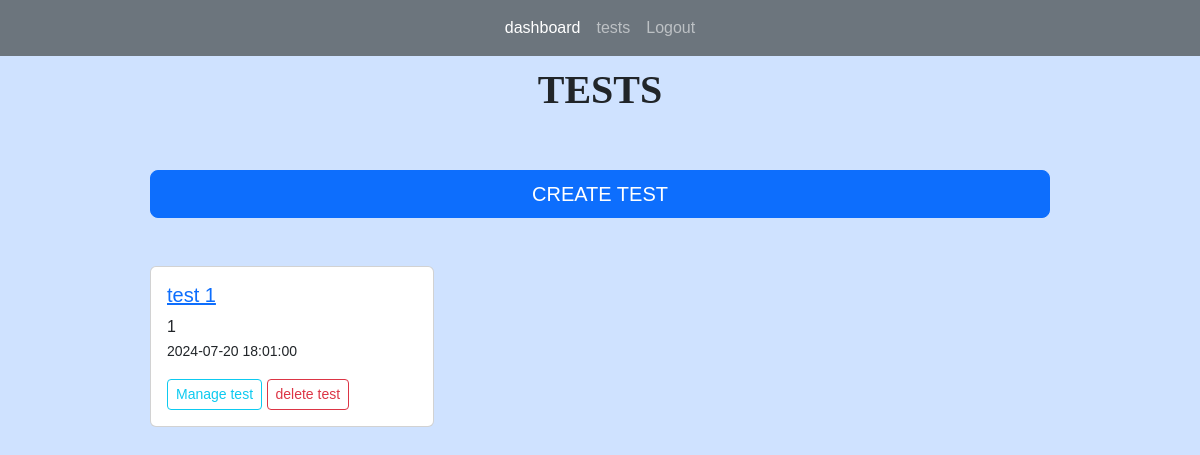
The app's page /tests (signed in), older data.
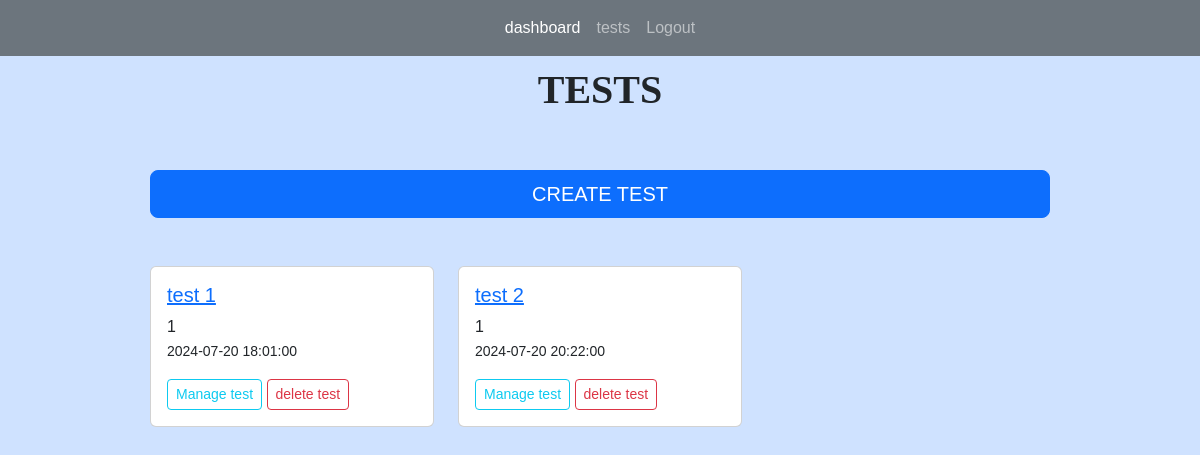
The same page, newer data.
### app.py (models this page shows)
class Tests(db.Model):
    test_id = db.Column(db.Integer, primary_key=True)
    title = db.Column(db.String(255))
    start_date = db.Column(db.DateTime, default=datetime.utcnow)
    end_date = db.Column(db.DateTime, default=datetime.utcnow)
    teacher_id = db.Column(db.Integer, db.ForeignKey('users.id'))
    teacher = db.relationship('Users', backref=db.backref('tests', lazy=True))
    questions = db.relationship("Questions", backref="question_list")
    code = db.Column(db.String(6), unique=True)  # column to store the unique code
    students = db.relationship('Users', secondary='test_students', backref=db.backref('tests_registered', lazy=True))
    submissions = db.relationship('Submission', backref='test_submissions', lazy=True)

### app.py (the view)
@app.route('/tests', methods=['GET', 'POST'])
@login_required(role="teacher")
def tests():
	tests = Tests.query.filter_by(teacher_id = current_user.id)
	return render_template("tests.html", tests=tests)

### app.py (called while the page is built)
@login_manager.user_loader
def load_user(user_id):
    return Users.query.get(int(user_id))

def login_required(role="ANY"):
    def wrapper(fn):
        @wraps(fn)
        def decorated_view(*args, **kwargs):
            if not current_user.is_authenticated:
               return login_manager.unauthorized()
            if ( (current_user.role != role) and (role != "ANY")):
                return login_manager.unauthorized()
            return fn(*args, **kwargs)
        return decorated_view
    return wrapper

### templates/tests.html (shortened to what this page needs)
{% extends 'index.html' %}
{% block content %}
<h1>TESTS</h1>
<br>
<br/>
<a href="{{ url_for('create_test')}}" class=" d-grid gap-2 btn btn-primary btn-lg">CREATE TEST</a>
<br/>
<br/>
<div class="row row-cols-1 row-cols-md-3 g-4">
	{% for test in tests %}
	<div class="col">
		<div class="card ">
		<div class="card-body">
		<h5 class="card-title"><a href="{{ url_for('test', id=test.test_id)}}">{{ test.title }}</a></h5>
		<p class="card-text">{{ test.teacher_id }}<br/>
			<small>{{ test.start_date }}</small> <br/>
		</p>
		<a href="{{ url_for('test', id=test.test_id)}}" class="btn btn-outline-info btn-sm">Manage test</a>
		<a href="{{ url_for('delete_test', id=test.test_id)}}" class="btn btn-outline-danger btn-sm">delete test</a>
		</div>
		</div>
	</div>
	{% endfor %}
</div>
{% endblock %}

Row changes from the older to the newer data that the page shows:
added Tests: title "test 2", teacher_id "1", start_date "2024-07-20 20:22:00"
